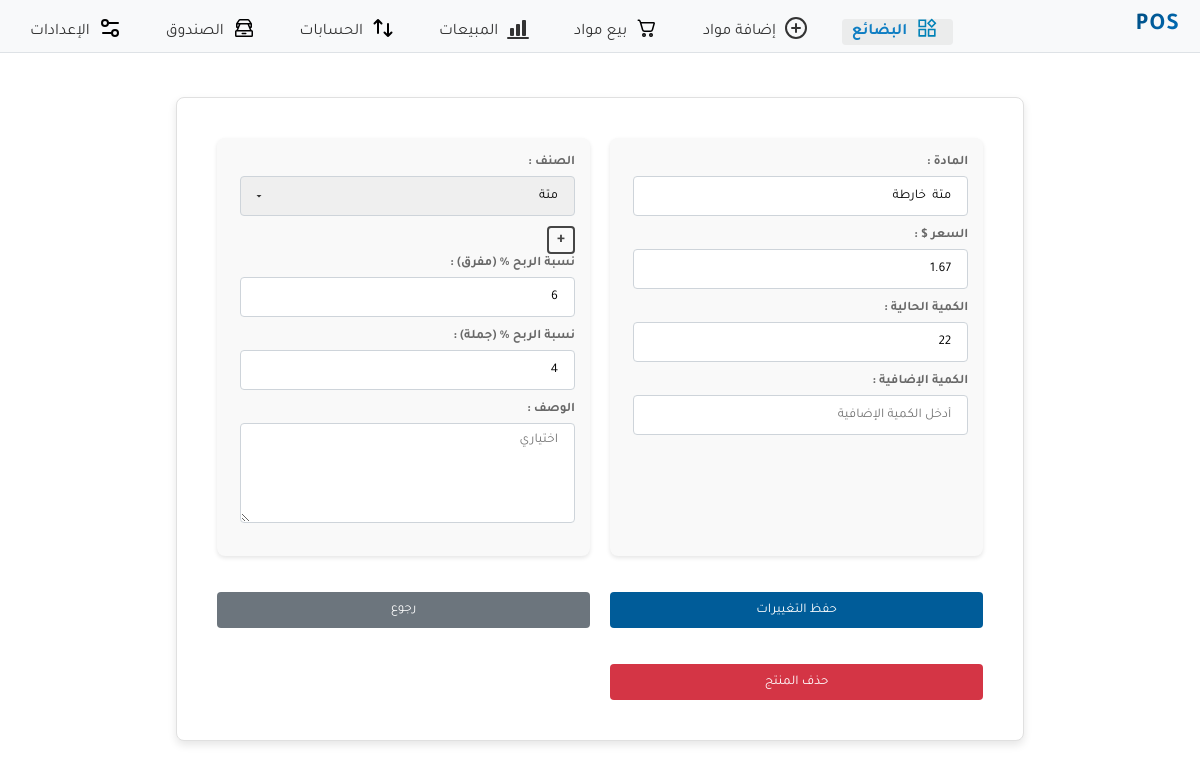
/products/1, run on an earlier commit of the app's database.
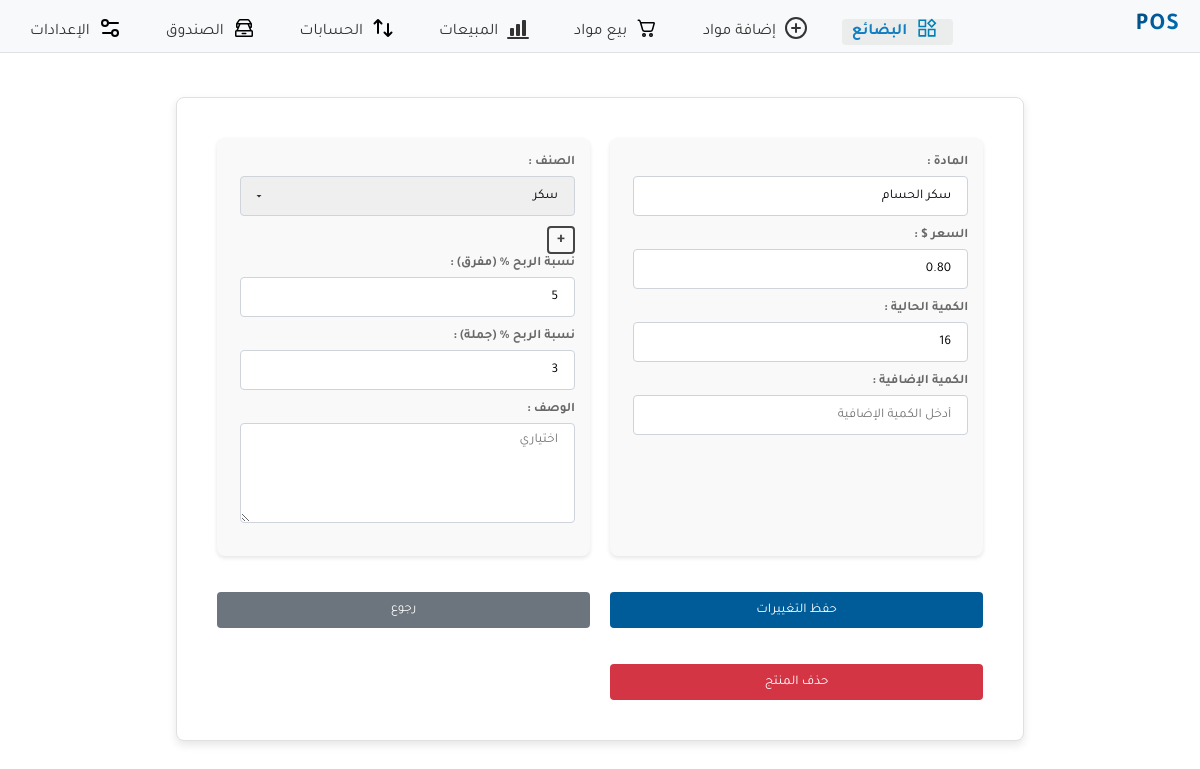
And on a later commit of the database.
### store/models.py (models this page shows, shortened)
class Product(models.Model):
    name = models.CharField(max_length=100)
    description = models.TextField(null=True,blank=True)
    price = models.DecimalField(max_digits=10, decimal_places=2)
    quantity = models.PositiveIntegerField()
    classification=models.ForeignKey(Classification, on_delete=models.SET_NULL,null=True,blank=True)
    retail_sale_percent = models.PositiveIntegerField(null=True, blank=True)
    whole_sale_percent = models.PositiveIntegerField(null=True, blank=True)
    is_active = models.BooleanField(default=True)

### store/views.py (the view)
# urls.py: path('products/<int:product_id>', views.product_detail, name='product_detail'),
def product_detail(request, product_id):
    product = get_object_or_404(Product, id=product_id)
    if request.method == 'POST':
        form = ProductForm(request.POST, instance=product)
        if form.is_valid():
            form.save()
            return redirect('product_list')  # Redirect back to product list
    else:
        form = ProductForm(instance=product)
    return render(request, 'store/product_detail.html', {
        'product_id': product.id,
        'form': form
    })

### store/models.py (called while the page is built)
    def __str__(self):
        return self.category

### store/templates/store/product_detail.html (shortened to what this page needs)
{% extends 'base.html' %}
{% load static %}
{% block content %}
<link rel="stylesheet" href="{% static 'store/add_update_product.css' %}">
<div class="card">
<div class="container">
    <form method="post" id="product-form">
         <div class="right-column">
            <label class="form-label" for="{{ form.name.id_for_label }}"> المادة : </label>
            <br>
            {{ form.name }}
            <br>
            <label class="form-label" for="{{ form.price.id_for_label }}">السعر $ : </label>
            <br>
            {{ form.price }}
            <br>
            <label class="form-label" for="{{ form.quantity.id_for_label }}">الكمية الحالية : </label>
            <br>
            {{ form.quantity }}
            <br>
            <label class="form-label" for="{{ form.additional_quantity.id_for_label }}">الكمية الإضافية : </label>
            <br>
            {{ form.additional_quantity }}
            <br>
        </div>
         <div class="left-column">
            <label class="form-label" for="{{ form.classification.id_for_label }}">الصنف : </label>
            <br>
            {{ form.classification }}
                 <a class="add-classification" href={% url 'add_classification' %}>+</a>
            <br>
            <label class="form-label" for="{{form.retail_sale_percent.id_for_label}}">نسبة الربح % (مفرق) : </label><br>
            {{form.retail_sale_percent}}
            <br>
            <label class="form-label" for="{{form.whole_sale_percent.id_for_label}}">نسبة الربح % (جملة) : </label><br>
            {{form.whole_sale_percent}}
            <br>
            <label class="form-label" for="{{ form.description.id_for_label }}">الوصف : </label>
            <br>
            {{ form.description }}
         </div>
            <button type="submit" class="btn blue">حفظ التغييرات</button>
            <a class="btn gray" style="font-size:small" href="{% url 'product_list' %}">رجوع</a>
            <button type="button" class="btn red" id="delete-btn">حذف المنتج</button>
    </form>
    </div>
    </div>
{% endblock %}

What changed in the data, as far as the page shows it:
changed Product: name "متة خارطة" → "سكر الحسام"; price "1.67" → "0.80"; quantity "22" → "16"; classification "متة" → "سكر"; retail_sale_percent "6" → "5"; whole_sale_percent "4" → "3"
